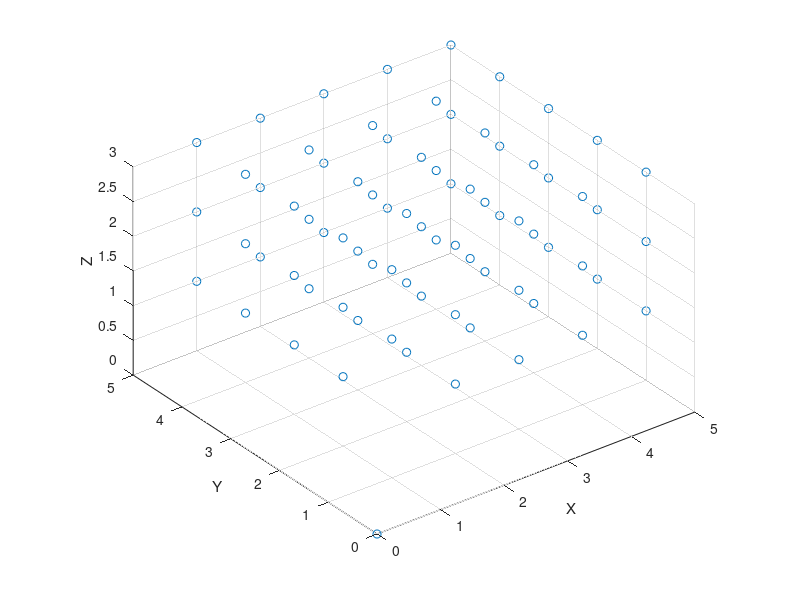

MATLAB code for this plot: (Note: this script raises an error after producing the figure.)

%% initialize

col_num = 5;
row_num = 5;
stair_num = 3;
k = 1;
m = 1;

position_init = NaN(row_num, col_num, stair_num, 3);
velocity_init = zeros(size(position_init));

position_init(:, :, :, 1) = ones(1, row_num, stair_num) .* (1:row_num)';
position_init(:, :, :, 2) = ones(col_num, 1, stair_num) .* (1:col_num);
matrix_tmp(1, 1, 1:stair_num) = 1:stair_num; matrix_tmp = matrix_tmp * 1;
position_init(:, :, :, 3) = ones(row_num, col_num, stair_num) .* matrix_tmp;

%% straight forces

x_direction_init = position_init(2:end, :, :, :) - position_init(1:end-1, :, :, :);
x_length_init = vecnorm(x_direction_init, 2, 4);

y_direction_init = position_init(:, 2:end, :, :) - position_init(:, 1:end-1, :, :);
y_length_init = vecnorm(y_direction_init, 2, 4);

z_direction_init = position_init(:, :, 2:end, :) - position_init(:, :, 1:end-1, :);
z_length_init = vecnorm(z_direction_init, 2, 4);

%% xy forces

xy_direction_init = position_init(2:end, 2:end, :, :) - position_init(1:end-1, 1:end-1, :, :);
xy_length_init = vecnorm(xy_direction_init, 2, 4);

yx_direction_init = position_init(2:end, 1:end-1, :, :) - position_init(1:end-1, 2:end, :, :);
yx_length_init = vecnorm(yx_direction_init, 2, 4);

%% yz forces

yz_direction_init = position_init(:, 2:end, 2:end, :) - position_init(:, 1:end-1, 1:end-1, :);
yz_length_init = vecnorm(yz_direction_init, 2, 4);

zy_direction_init = position_init(:, 2:end, 1:end-1, :) - position_init(:, 1:end-1, 2:end, :);
zy_length_init = vecnorm(zy_direction_init, 2, 4);

%% zx forces

zx_direction_init = position_init(2:end, :, 2:end, :) - position_init(1:end-1, :, 1:end-1, :);
zx_length_init = vecnorm(zx_direction_init, 2, 4);

xz_direction_init = position_init(1:end-1, :, 2:end, :) - position_init(2:end, :, 1:end-1, :);
xz_length_init = vecnorm(xz_direction_init, 2, 4);


%% at times

position = position_init;
position(1, 1, 1, 1) = 0;
position(1, 1, 1, 2) = 0;
position(1, 1, 1, 3) = 0;

velocity = velocity_init;

x_tmp = position(:, :, :, 1); x_tmp = x_tmp(:);
y_tmp = position(:, :, :, 2); y_tmp = y_tmp(:);
z_tmp = position(:, :, :, 3); z_tmp = z_tmp(:);
scatp = scatter3(x_tmp, y_tmp, z_tmp);
xlabel('X')
ylabel('Y')
zlabel('Z')
daspect(ones(1,3))

time = 0:1e-2:1; time = time';

for time_index = 1:size(time, 1)
    
    
    force = zeros(size(position));
    
    %% straight forces
    
    x_direction = position(2:end, :, :, :) - position(1:end-1, :, :, :);
    x_length = vecnorm(x_direction, 2, 4);
    x_force = -k * x_direction .* (x_length - x_length_init);
    force(2:end, :, :, :) = force(2:end, :, :, :) + x_force;
    force(1:end-1, :, :, :) = force(1:end-1, :, :, :) - x_force;
    
    y_direction = position(:, 2:end, :, :) - position(:, 1:end-1, :, :);
    y_length = vecnorm(y_direction, 2, 4);
    y_force = -k * y_direction .* (y_length - y_length_init);
    force(:, 2:end, :, :) = force(:, 2:end, :, :) + y_force;
    force(:, 1:end-1, :, :) = force(:, 1:end-1, :, :) - y_force;
    
    z_direction = position(:, :, 2:end, :) - position(:, :, 1:end-1, :);
    z_length = vecnorm(z_direction, 2, 4);
    z_force = -k * z_direction .* (z_length - z_length_init);
    force(:, :, 2:end, :) = force(:, :, 2:end, :) + z_force;
    force(:, :, 1:end-1, :) = force(:, :, 1:end-1, :) - z_force;
    
    %% xy forces
    
    xy_direction = position(2:end, 2:end, :, :) - position(1:end-1, 1:end-1, :, :);
    xy_length = vecnorm(xy_direction, 2, 4);
    xy_force = -k * xy_direction .* (xy_length - xy_length_init);
    force(2:end, 2:end, :, :) = force(2:end, 2:end, :, :) + xy_force;
    force(1:end-1, 1:end-1, :, :) = force(1:end-1, 1:end-1, :, :) - xy_force;
    
    yx_direction = position(2:end, 1:end-1, :, :) - position(1:end-1, 2:end, :, :);
    yx_length = vecnorm(yx_direction, 2, 4);
    yx_force = -k * yx_direction .* (yx_length - yx_length_init);
    force(2:end, 1:end-1, :, :) = force(2:end, 1:end-1, :, :) + yx_force;
    force(1:end-1, 2:end, :, :) = force(1:end-1, 2:end, :, :) - yx_force;
    
    %% yz forces
    
    yz_direction = position(:, 2:end, 2:end, :) - position(:, 1:end-1, 1:end-1, :);
    yz_length = vecnorm(yz_direction, 2, 4);
    yz_force = -k * yz_direction .* (yz_length - yz_length_init);
    force(:, 2:end, 2:end, :) = force(:, 2:end, 2:end, :) + yz_force;
    force(:, 1:end-1, 1:end-1, :) = force(:, 1:end-1, 1:end-1, :) - yz_force;
    
    zy_direction = position(:, 2:end, 1:end-1, :) - position(:, 1:end-1, 2:end, :);
    zy_length = vecnorm(zy_direction, 2, 4);
    zy_force = -k * zy_direction .* (zy_length - zy_length_init);
    force(:, 2:end, 1:end-1, :) = force(:, 2:end, 1:end-1, :) + zy_force;
    force(:, 1:end-1, 2:end, :) = force(:, 1:end-1, 2:end, :) - zy_force;
    
    %% zx forces
    
    zx_direction = position(2:end, :, 2:end, :) - position(1:end-1, :, 1:end-1, :);
    zx_length = vecnorm(zx_direction, 2, 4);
    zx_force = -k * zx_direction .* (zx_length - zx_length_init);
    force(2:end, :, 2:end, :) = force(2:end, :, 2:end, :) + zx_force;
    force(1:end-1, :, 1:end-1, :) = force(1:end-1, :, 1:end-1, :) - zx_force;
    
    xz_direction = position(1:end-1, :, 2:end, :) - position(2:end, :, 1:end-1, :);
    xz_length = vecnorm(xz_direction, 2, 4);
    xz_force = -k * xz_direction .* (xz_length - xz_length_init);
    force(1:end-1, :, 2:end, :) = force(1:end-1, :, 2:end, :) + xz_force;
    force(2:end, :, 1:end-1, :) = force(2:end, :, 1:end-1, :) - xz_force;
    
    position = position + velocity .* diff(time(1:2));
    velocity = velocity + force .* diff(time(1:2));
    
    x_tmp = position(:, :, :, 1); x_tmp = x_tmp(:);
    y_tmp = position(:, :, :, 2); y_tmp = y_tmp(:);
    z_tmp = position(:, :, :, 3); z_tmp = z_tmp(:);
    scatp.XData = x_tmp;
    scatp.YData = y_tmp;
    scatp.ZData = z_tmp;
    drawnow
    
end
